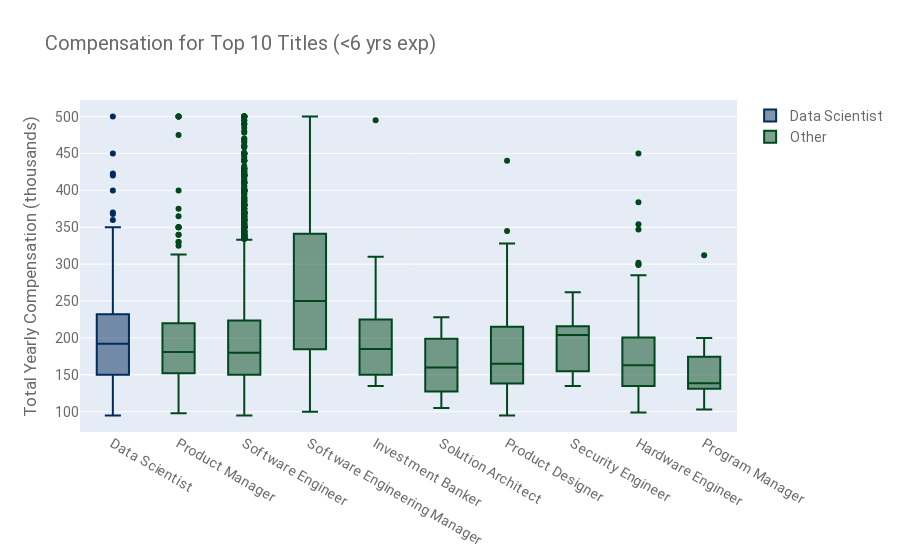

Notebook code cell kept with this figure:
### Code cell
fig = go.Figure()
 
fig.add_trace(go.Box(
    x= df_titles[df_titles.DataScientist == 1 ]['title'],
    y= df_titles[df_titles.DataScientist == 1 ]['totalyearlycompensation'],
    name='Data Scientist',
    marker_color= "#002B5C"))

fig.add_trace(go.Box(
    x= df_titles[df_titles.DataScientist == 0 ]['title'],
    y= df_titles[df_titles.DataScientist == 0 ]['totalyearlycompensation'],
    name='Other',
    marker_color= "#00471B"))

fig.update_layout(
    title="Compensation for Top 10 Titles (<6 yrs exp)",
    yaxis_title="Total Yearly Compensation (thousands)",
    font=dict(
        family="Roboto",
        size=14,
        color="#696969"
    )
)


fig.show()

### Figure 1 — Plotly figure (JSON) as saved in the notebook; plotly's stock layout.template omitted (floating-point values rounded to 4 significant figures; data arrays with more than 128 entries replaced by an {"elided": "..."} marker saying what was removed)
{"data": [{"marker": {"color": "#002B5C"}, "name": "Data Scientist", "type": "box", "x": {"elided": "357 str values"}, "y": {"elided": "357 int values"}}, {"marker": {"color": "#00471B"}, "name": "Other", "type": "box", "x": {"elided": "6853 str values"}, "y": {"elided": "6853 float values"}}], "layout": {"font": {"color": "#696969", "family": "Roboto", "size": 14}, "title": {"text": "Compensation for Top 10 Titles (<6 yrs exp)"}, "yaxis": {"title": {"text": "Total Yearly Compensation (thousands)"}}}}
